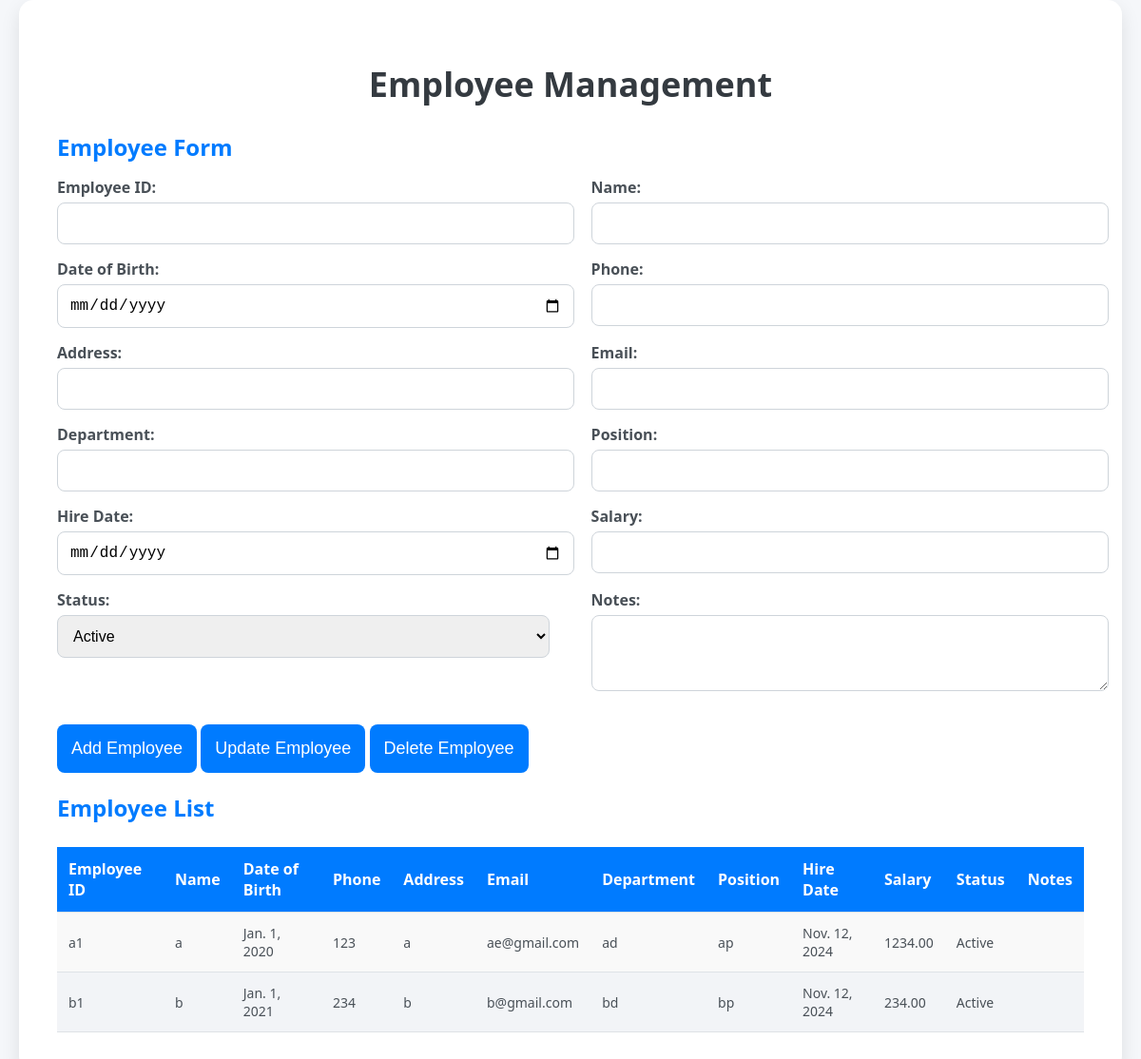
The page /nhanSu (signed in) on the database its author committed.
### member/models.py (models this page shows, shortened)
class Employee(models.Model):
    STATUS_CHOICES = [
        ('Active', 'Active'),
        ('Inactive', 'Inactive'),
        ('On Leave', 'On Leave'),
    ]
    employee_id = models.CharField(max_length=10, unique=True)
    name = models.CharField(max_length=100)
    dob = models.DateField()
    phone = models.CharField(max_length=15)
    address = models.TextField()
    email = models.EmailField()
    department = models.CharField(max_length=50)
    position = models.CharField(max_length=50)
    hire_date = models.DateField()
    salary = models.DecimalField(max_digits=10, decimal_places=2)
    status = models.CharField(max_length=10, choices=STATUS_CHOICES, default='Active')
    notes = models.TextField(blank=True, null=True)

### member/views.py (the view)
# urls.py: path('nhanSu', views.loadNhanSu, name='nhanSu'),
def loadNhanSu(request):
    if request.user.role != 'admin' and request.user.role != 'manager':
        return render(request, 'error.html')
    print(request.method)
    if request.method == 'POST':
        form = EmployeeForm(request.POST)
        if form.is_valid():
            form.save()
            return redirect('nhanSu')
    else:
        form = EmployeeForm()
    employees = Employee.objects.all()
    return render(request, 'nhanSu.html', {'form': form, 'employees': employees})

### member/template/nhanSu.html (shortened to what this page needs)
{% load static %}
<!DOCTYPE html>
<html lang="en">
<head>
    <link rel="stylesheet" href="{% static 'css/style.css' %}">
</head>
<body>
    <div class="container">
        <h1>Employee Management</h1>
        <div class="form-container">
            <h2>Employee Form</h2>
            <form method="post" id="main-form">
                <div class="form-row-group">
                    <div class="form-row">
                        <label for="id_employee_id">Employee ID:</label>
                        {{ form.employee_id }}
                    </div>
                    <div class="form-row">
                        <label for="id_name">Name:</label>
                        {{ form.name }}
                    </div>
                </div>
                <div class="form-row-group">
                    <div class="form-row">
                        <label for="id_dob">Date of Birth:</label>
                        {{ form.dob }}
                    </div>
                    <div class="form-row">
                        <label for="id_phone">Phone:</label>
                        {{ form.phone }}
                    </div>
                </div>
                <div class="form-row-group">
                    <div class="form-row">
                        <label for="id_address">Address:</label>
                        {{ form.address }}
                    </div>
                    <div class="form-row">
                        <label for="id_email">Email:</label>
                        {{ form.email }}
                    </div>
                </div>
                <div class="form-row-group">
                    <div class="form-row">
                        <label for="id_department">Department:</label>
                        {{ form.department }}
                    </div>
                    <div class="form-row">
                        <label for="id_position">Position:</label>
                        {{ form.position }}
                    </div>
                </div>
                <div class="form-row-group">
                    <div class="form-row">
                        <label for="id_hire_date">Hire Date:</label>
                        {{ form.hire_date }}
                    </div>
                    <div class="form-row">
                        <label for="id_salary">Salary:</label>
                        {{ form.salary }}
                    </div>
                </div>
                <div class="form-row-group">
                    <div class="form-row">
                        <label for="id_status">Status:</label>
                        {{ form.status }}
                    </div>
                    <div class="form-row">
                        <label for="id_notes">Notes:</label>
                        {{ form.notes }}
                    </div>
                </div>
                <button type="submit" id="add-button">Add Employee</button>
                <button type="button" id="update-button">Update Employee</button>
                <button type="button" id="delete-button">Delete Employee</button>
            </form>
        </div>
        <div class="grid-container">
            <h2>Employee List</h2>
            <table>
                <thead>
                    <tr>
                        <th>Employee ID</th>
                        <th>Name</th>
                        <th>Date of Birth</th>
                        <th>Phone</th>
                        <th>Address</th>
                        <th>Email</th>
                        <th>Department</th>
                        <th>Position</th>
                        <th>Hire Date</th>
                        <th>Salary</th>
                        <th>Status</th>
                        <th>Notes</th>
                    </tr>
                </thead>
                <tbody>
                    {% for employee in employees %}
                    <tr>
                        <td>{{ employee.employee_id }}</td>
                        <td>{{ employee.name }}</td>
                        <td>{{ employee.dob }}</td>
                        <td>{{ employee.phone }}</td>
                        <td>{{ employee.address }}</td>
                        <td>{{ employee.email }}</td>
                        <td>{{ employee.department }}</td>
                        <td>{{ employee.position }}</td>
                        <td>{{ employee.hire_date }}</td>
                        <td>{{ employee.salary }}</td>
                        <td>{{ employee.status }}</td>
                        <td>{{ employee.notes }}</td>
                    </tr>
                    {% empty %}
                    <tr>
                        <td colspan="12">No employees found.</td>
                    </tr>
                    {% endfor %}
                </tbody>
            </table>
        </div>
    </div>
</body>
</html>

### member/static/css/style.css (style rules this page uses)
body { font-family: 'Segoe UI', Tahoma, Geneva, Verdana, sans-serif; margin: 0; padding: 0; display: flex; justify-content: center; align-items: center; background-color: #f5f7fa; color: #343a40; }
.container { width: 90%; max-width: 1100px; background: #ffffff; padding: 40px; border-radius: 15px; box-shadow: 0 8px 20px rgba(0, 0, 0, 0.1); }
h1 { text-align: center; color: #343a40; margin-bottom: 25px; font-size: 36px; font-weight: 700; }
h2 { color: #007bff; font-size: 24px; margin-bottom: 15px; }
.form-row-group { display: flex; flex-wrap: wrap; justify-content: space-between; margin-bottom: 15px; }
.form-row { display: flex; flex-direction: column; width: 48%; }
.form-row label { font-size: 16px; font-weight: 600; color: #495057; margin-bottom: 5px; }
.form-row input, .form-row select, textarea { width: 100%; padding: 12px; border: 1px solid #ced4da; border-radius: 8px; font-size: 16px; transition: all 0.3s ease; }
button { margin-top: 20px; padding: 15px; background-color: #007bff; color: #fff; border: none; border-radius: 8px; cursor: pointer; font-size: 18px; transition: background-color 0.3s ease; }
.grid-container table { width: 100%; border-collapse: collapse; margin-top: 25px; background-color: #f9f9f9; }
.grid-container th, .grid-container td { padding: 12px; text-align: left; border-bottom: 1px solid #dee2e6; }
.grid-container th { background-color: #007bff; color: white; font-weight: 600; }
.grid-container td { font-size: 14px; color: #495057; }
.grid-container tr:nth-child(even) { background-color: #f2f4f7; }

### rows shown on the page
Employee: employee_id "a1", name "a", dob "Jan. 1, 2020", phone "123", address "a", email "ae@gmail.com", department "ad", position "ap", hire_date "Nov. 12, 2024", salary "1234.00", status "Active"
Employee: employee_id "b1", name "b", dob "Jan. 1, 2021", phone "234", address "b", email "b@gmail.com", department "bd", position "bp", hire_date "Nov. 12, 2024", salary "234.00", status "Active"
